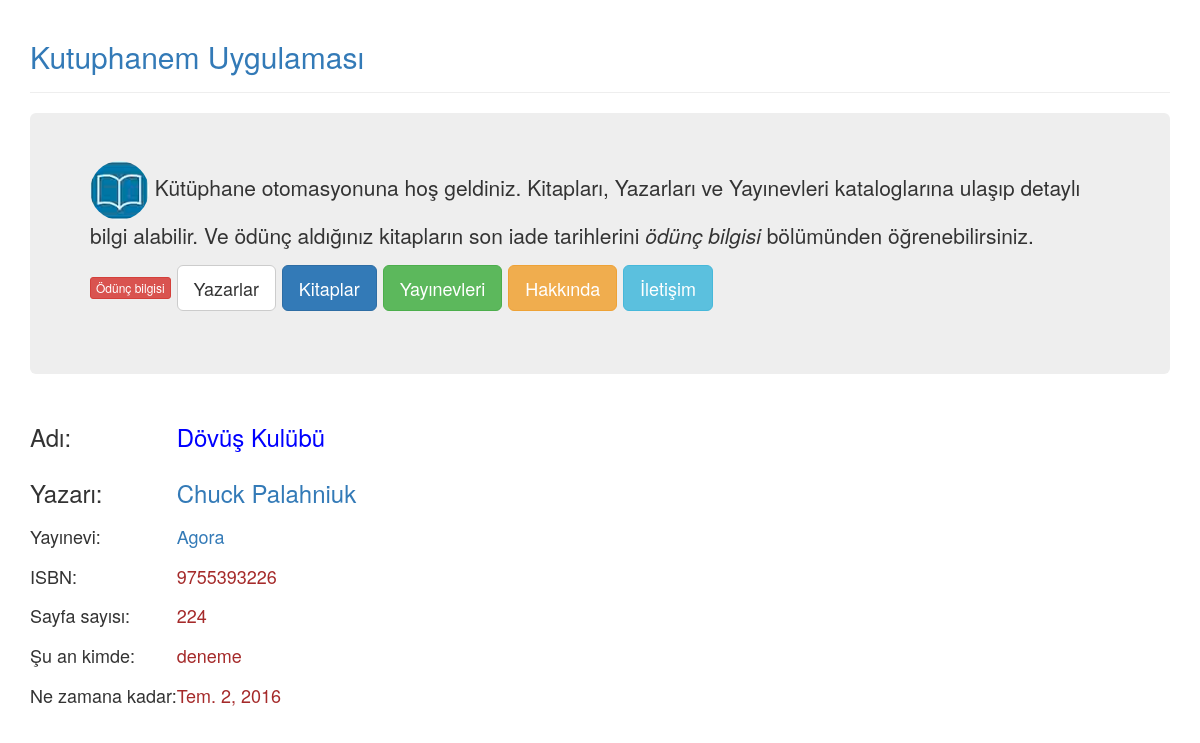
Screenshot of /all_books/1 with the database file from the repository.
### library/models.py (models this page shows, shortened)
class Book(models.Model):
    title = models.CharField(max_length=250)
    author = models.ForeignKey(Author, on_delete=models.CASCADE)
    publisher = models.ForeignKey(Publisher, on_delete=models.CASCADE)
    ISBN = models.CharField(max_length=250)
    page_amount = models.CharField(max_length=250)
    lendby = models.ForeignKey('auth.User', blank=True, null=True)
    lendperiod = models.DateField(blank=True, null=True)

class Author(models.Model):
    name = models.CharField(max_length=250)
    surname = models.CharField(max_length=250)
    date_of_birth = models.DateField()
    def __str__(self):
       return self.name + '  ' + self.surname

class Publisher(models.Model):
    pub = models.CharField(max_length=250)
    def __str__(self):
        return self.pub

### library/views.py (the view)
# urls.py: url(r'^all_books/(?P<book_id>[0-9]+)$', views.kitapdetayi, name='kitapdetayi'),
def kitapdetayi(request, book_id):
    try:
        book = Book.objects.get(pk=book_id)
    except Book.DoesNotExist:
        raise Http404("Boyle bir kitap yok")
    return render(request, 'library/kitapdetayi.html', {'book': book})

### library/templates/library/kitapdetayi.html
{% extends 'library/base.html' %}
{% block body %}
   <table>
      <tr>
         <td><h3>Adı: </h3></td>
         <td><h3><font color="blue">{{book.title}}</font> </h3></td>
      </tr>
      <tr>
         <td><h3>Yazarı: </h3></td>
         <td><h3><font color="blue"><a href="/books/{{ book.author.id }}">{{book.author}}</a></font> </h3></td>
      </tr>
       <tr>
         <td><h4>Yayınevi: </h4></td>
         <td><h4><font color="brown"><a href="/publishers/{{ book.publisher.id }}"> {{book.publisher}} </a></font></h4></td>
      </tr>
              <tr>
         <td><h4>ISBN: </h4></td>
         <td><h4><font color="brown"> {{book.ISBN}} </font></h4></td>
      </tr>
              <tr>
         <td><h4>Sayfa sayısı: </h4></td>
         <td><h4><font color="brown"> {{book.page_amount}} </font></h4></td>
      </tr>
              <tr>
         <td><h4>Şu an kimde: </h4></td>
         <td><h4><font color="brown"> {{book.lendby}} </font></h4></td>
      </tr>
              <tr>
         <td><h4>Ne zamana kadar: </h4></td>
         <td><h4><font color="brown"> {{book.lendperiod}} </font></h4></td>
      </tr>
   </table>
{% endblock %}

### rows the page displays
Book: title "Dövüş Kulübü", author "Chuck Palahniuk", publisher "Agora", ISBN "9755393226", page_amount "224", lendby "deneme", lendperiod "Tem. 2, 2016"
